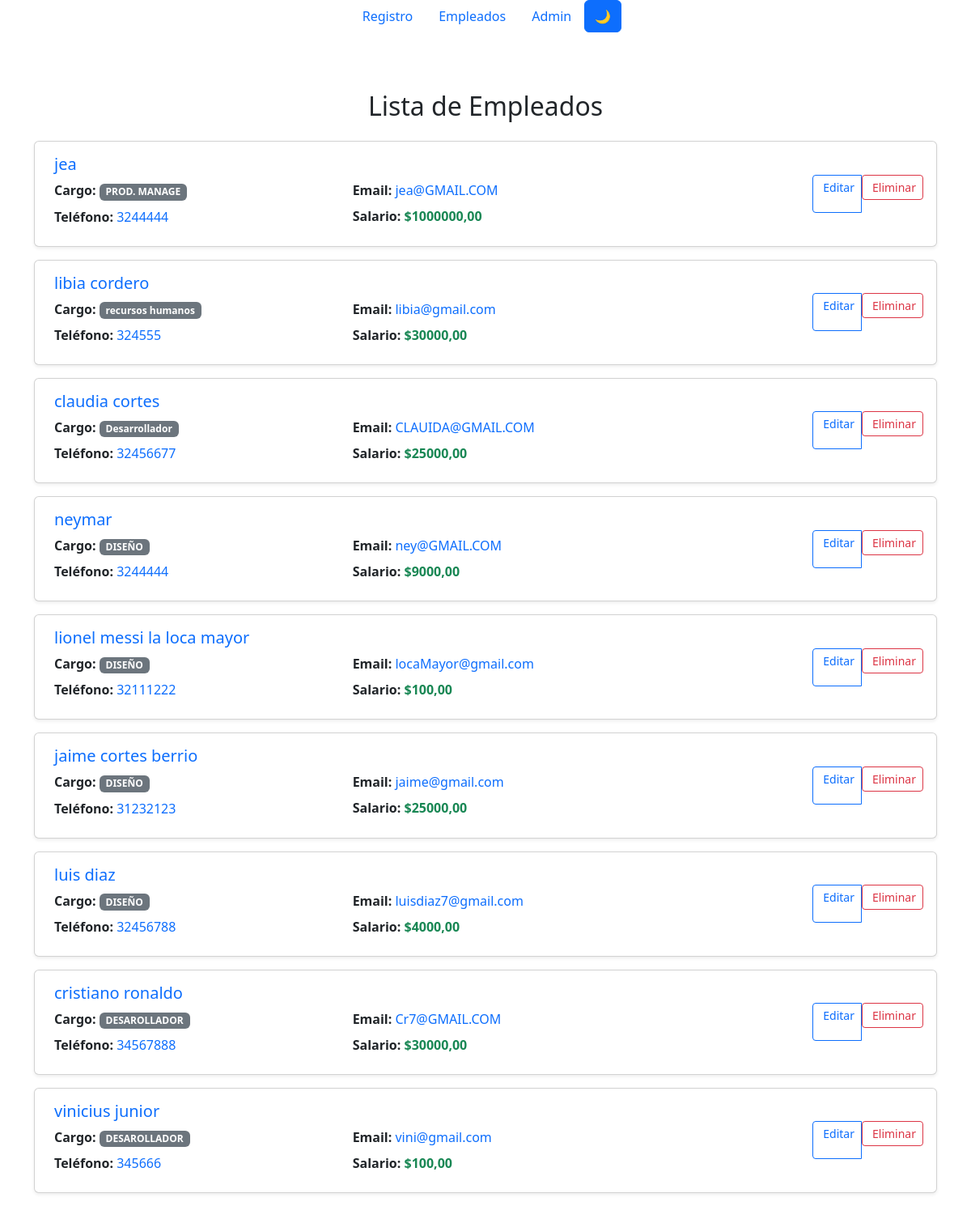
/empleados/, run on the app's committed database.
### libreria_app/models.py (models this page shows, shortened)
class Employee(models.Model):
    Nombre_completo=models.CharField(verbose_name='Nombre',max_length=90)
    Email_corporativo=models.EmailField(max_length=254)
    Teléfono=models.CharField(verbose_name='Telefono',max_length=50)
    Cargo=models.CharField(verbose_name='Cargo',max_length=50)
    Departamento=models.CharField(verbose_name='Departamento',max_length=50)
    Fecha_de_contratación=models.DateTimeField(auto_now_add=True)
    Salario=models.DecimalField(max_digits=10, decimal_places=2)
    Estado=models.BooleanField(default=False)
    class Meta:
        verbose_name = 'Empleados'
        verbose_name_plural = 'Empleados'

### libreria_app/views.py (the view)
# urls.py: path('empleados/',views.ver_empleado,name='empleados'),
def ver_empleado(request):
    emp =  Employee.objects.all()
    return render(request,'list_emp.html',{
        'emp':emp
    })

### libreria_app/templates/list_emp.html (shortened to what this page needs)
{% extends 'layout/navbar.html' %} {% block content %}
<div class="container mt-4">
  <div class="row">
    <div class="col-12">
      <h2 class="mb-4 text-center">Lista de Empleados</h2>
      {% for e in emp %}
      <div class="card mb-3 shadow-sm">
        <div class="card-body">
          <div class="row">
            <div class="col-md-8">
              <h5 class="card-title text-primary">
                {{e.Nombre_completo}}
              </h5>
              <div class="row">
                <div class="col-md-6">
                  <p class="mb-2">
                    <strong>Cargo:</strong>
                    <span class="badge bg-secondary">{{e.Cargo}}</span>
                  </p>
                  <p class="mb-2">
                    <strong>Teléfono:</strong>
                    <a href="tel:{{e.Teléfono}}" class="text-decoration-none"
                      >{{e.Teléfono}}</a
                    >
                  </p>
                </div>
                <div class="col-md-6">
                  <p class="mb-2">
                    <strong>Email:</strong>
                    <a
                      href="mailto:{{e.Email_corporativo}}"
                      class="text-decoration-none"
                      >{{e.Email_corporativo}}</a
                    >
                  </p>
                  <p class="mb-2">
                    <strong
                      >Salario:</strong
                    >
                    <span class="text-success fw-bold">${{e.Salario}}</span>
                  </p>
                </div>
              </div>
            </div>
            <div class="col-md-4 d-flex align-items-center justify-content-end">
              <div class="btn-group" role="group">
                <a
                  href="{% url 'editar' e.id %}"
                  class="btn btn-outline-primary btn-sm"
                >
                  Editar
                </a>
                <form
                  method="post"
                  action="{% url 'eliminar' e.id %}"
                  style="display: inline"
                >
                  <button
                    type="submit"
                    class="btn btn-outline-danger btn-sm"
                    onclick="return confirm('¿Estás seguro de eliminar este empleado?')"
                  >
                    Eliminar
                  </button>
                </form>
              </div>
            </div>
          </div>
        </div>
      </div>
      {% endfor %}
    </div>
  </div>
</div>
{% endblock %}

### data on the page
Employee: Nombre_completo "jea", Cargo "PROD. MANAGE", Teléfono "3244444", Email_corporativo "jea@GMAIL.COM", Salario "1000000,00"
Employee: Nombre_completo "libia cordero", Cargo "recursos humanos", Teléfono "324555", Email_corporativo "libia@gmail.com", Salario "30000,00"
Employee: Nombre_completo "claudia cortes", Cargo "Desarrollador", Teléfono "32456677", Email_corporativo "CLAUIDA@GMAIL.COM", Salario "25000,00"
Employee: Nombre_completo "neymar", Cargo "DISEÑO", Teléfono "3244444", Email_corporativo "ney@GMAIL.COM", Salario "9000,00"
Employee: Nombre_completo "lionel messi la loca mayor", Cargo "DISEÑO", Teléfono "32111222", Email_corporativo "locaMayor@gmail.com", Salario "100,00"
Employee: Nombre_completo "jaime cortes berrio", Cargo "DISEÑO", Teléfono "31232123", Email_corporativo "jaime@gmail.com", Salario "25000,00"
Employee: Nombre_completo "luis diaz", Cargo "DISEÑO", Teléfono "32456788", Email_corporativo "luisdiaz7@gmail.com", Salario "4000,00"
Employee: Nombre_completo "cristiano ronaldo", Cargo "DESAROLLADOR", Teléfono "34567888", Email_corporativo "Cr7@GMAIL.COM", Salario "30000,00"
Employee: Nombre_completo "vinicius junior", Cargo "DESAROLLADOR", Teléfono "345666", Email_corporativo "vini@gmail.com", Salario "100,00"
